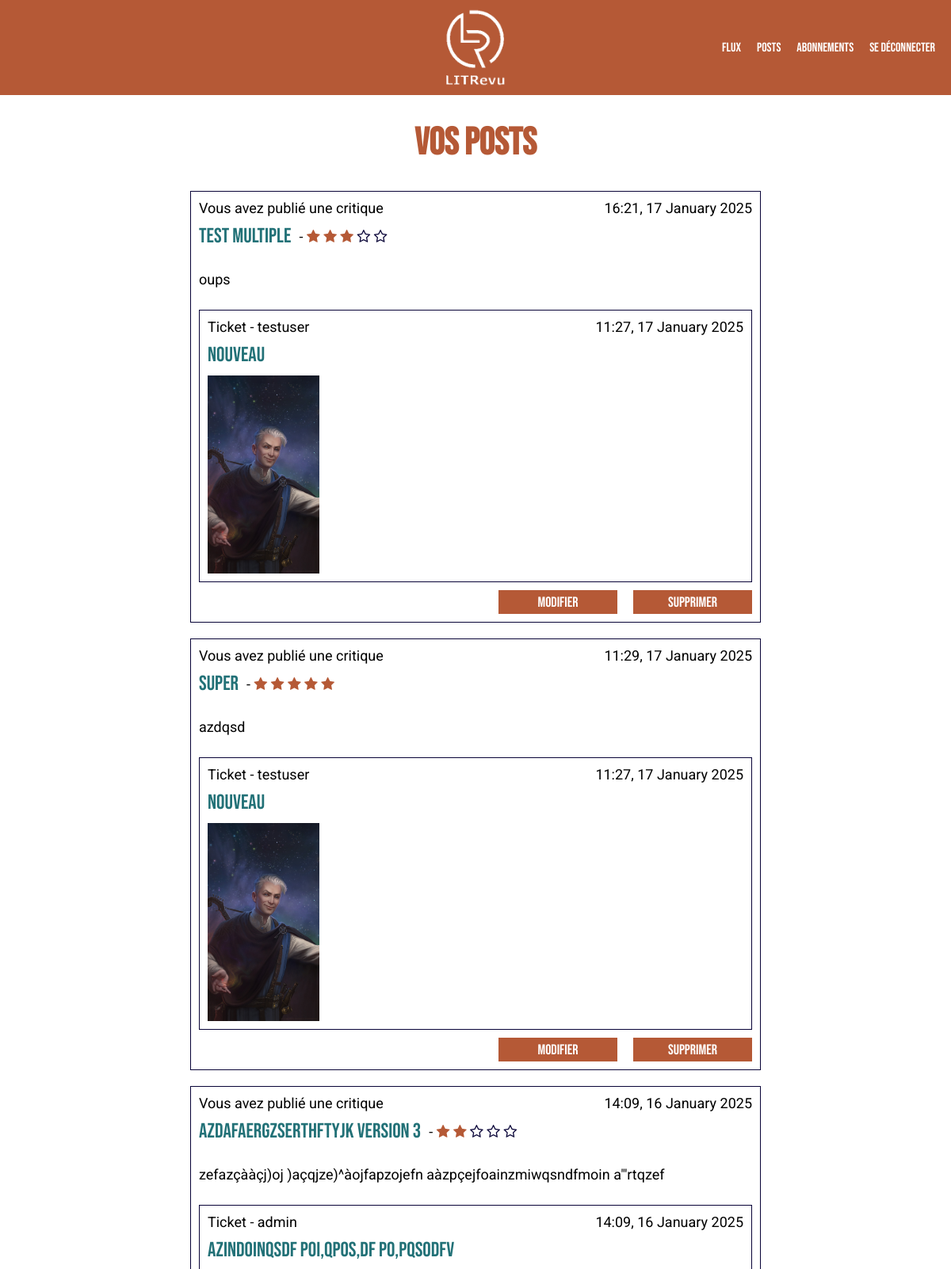
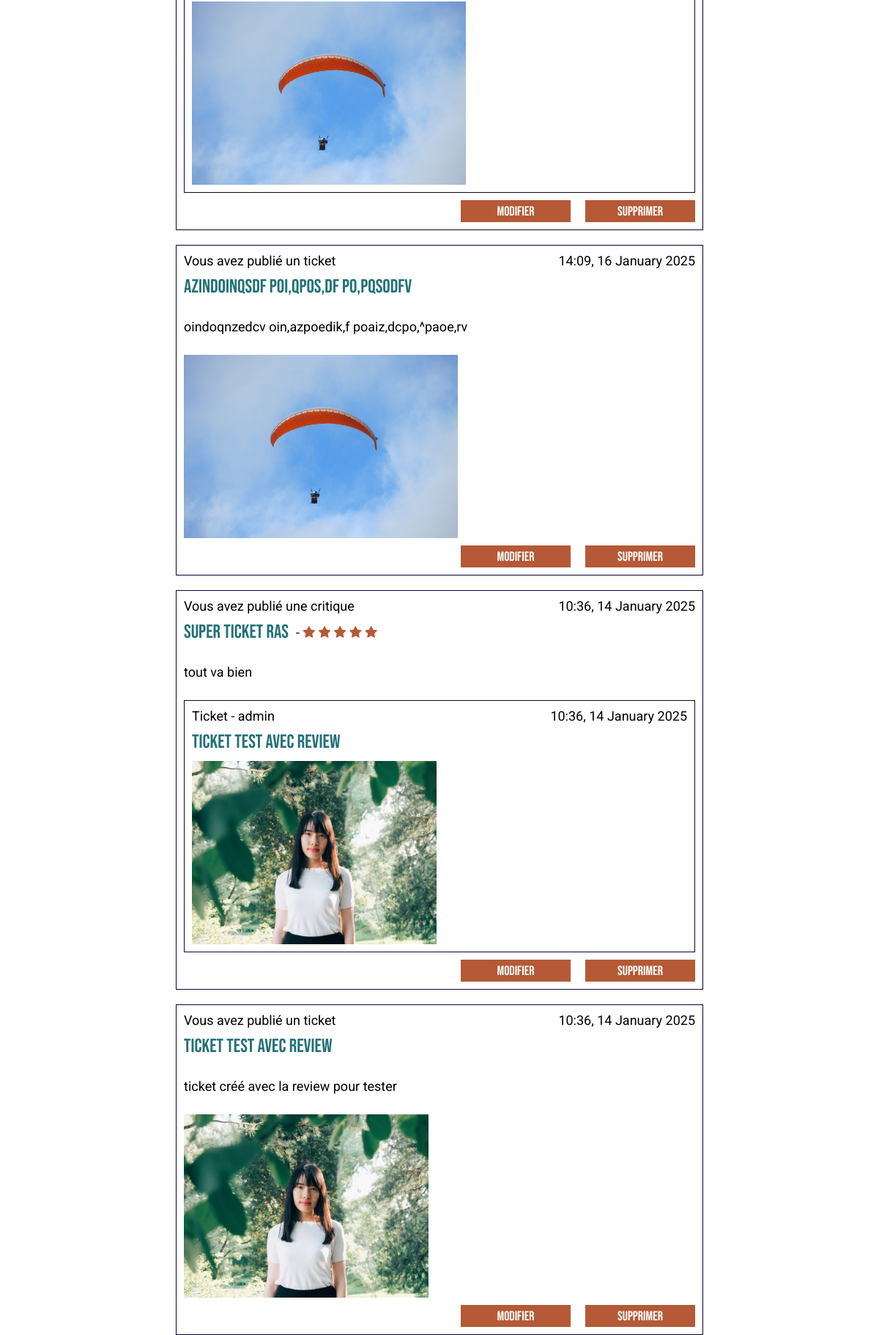
The app's page /my_posts/ (signed in) with its own data (2 pictures, top to bottom).
### reviews/models.py (models this page shows, shortened)
class Review(models.Model):
    ticket = models.ForeignKey(Ticket, on_delete=models.CASCADE)
    rating = models.PositiveSmallIntegerField(
        validators=[MinValueValidator(0), MaxValueValidator(5)], verbose_name="Note"
    )
    user = models.ForeignKey(get_user_model(), on_delete=models.CASCADE)
    headline = models.CharField(max_length=128, verbose_name="Titre")
    body = models.TextField(max_length=8192, blank=True, verbose_name="Commentaire")
    time_created = models.DateTimeField(auto_now_add=True)

class Ticket(models.Model):
    title = models.CharField(max_length=128, verbose_name="Titre")
    description = models.TextField(max_length=2048, blank=True)
    user = models.ForeignKey(get_user_model(), on_delete=models.CASCADE)
    image = models.ImageField(upload_to="images/")
    time_created = models.DateTimeField(auto_now_add=True)

### reviews/views.py (the view)
# urls.py: path("my_posts/", reviews_views.my_posts, name="my_posts"),
@login_required
def my_posts(request):
    user = request.user
    reviews = get_users_viewable_reviews(user, "posts_page")
    reviews = reviews.annotate(content_type=Value("REVIEW", CharField()))
    tickets = get_users_viewable_tickets(user, "posts_page")
    tickets = tickets.annotate(content_type=Value("TICKET", CharField()))
    posts = sorted(chain(reviews, tickets), key=lambda post: post.time_created, reverse=True)
    return render(request, "reviews/my_posts.html", {"user": user, "posts": posts})

### reviews/views.py (called while the page is built)
def get_users_viewable_reviews(user, page):
    user_follows = UserFollows.objects.all().filter(user=user)
    if page == "feed_page":
        try:
            reviews = Review.objects.all().filter(user=user)
            for user_follow in user_follows:
                followed_reviews = Review.objects.all().filter(user=user_follow.followed_user)
                reviews |= followed_reviews
        except ObjectDoesNotExist:
            print("no reviews")
        return reviews
    elif page == "posts_page":
        try:
            reviews = Review.objects.all().filter(user=user)
        except ObjectDoesNotExist:
            print("no reviews")
        return reviews
    else:
        print("Pas de page selectionnée, veuillez réessayer")

def get_users_viewable_tickets(user, page):
    user_follows = UserFollows.objects.all().filter(user=user)
    if page == "feed_page":
        try:
            tickets = Ticket.objects.all().filter(user=user)
            for user_follow in user_follows:
                followed_tickets = Ticket.objects.all().filter(user=user_follow.followed_user)
                tickets |= followed_tickets
        except ObjectDoesNotExist:
            print("no reviews")
        return tickets
    elif page == "posts_page":
        try:
            tickets = Ticket.objects.all().filter(user=user)
        except ObjectDoesNotExist:
            print("no reviews")
        return tickets
    else:
        print("Pas de page selectionnée, veuillez réessayer")

### reviews/templates/reviews/my_posts.html
{% extends 'reviews/base.html' %}
{% block content %}
<h1>Vos posts</h1>
<div class="feed-container">
    <div class="posts-container">
        {% for post in posts %}
            {% if post.content_type == 'TICKET' %}
                {% include 'reviews/display_ticket.html' %}
            {% elif post.content_type == 'REVIEW' %}
                {% include 'reviews/display_review.html' %}
            {% endif %}
        {% endfor %}
    </div>
</div>
{% endblock %}

### reviews/templates/reviews/display_review.html
<div class="review-display">
    <div class="review-header">
        <span>{% if post.user == user %}Vous avez publié une critique {% else %}{{ post.user }} a publié une critique {% endif %}</span>
        <span>{{ post.time_created|date:"H:i, d F Y" }}</span>
    </div>
    <div class="review-title">
    <h3>{{ post.headline }}</h3>
    <span>
        -
        <i class="fa fa-star{%if post.rating < 1 %}-o {% endif %}" aria-hidden="true"></i>
        <i class="fa fa-star{%if post.rating < 2 %}-o {% endif %}" aria-hidden="true"></i>
        <i class="fa fa-star{%if post.rating < 3 %}-o {% endif %}" aria-hidden="true"></i>
        <i class="fa fa-star{%if post.rating < 4 %}-o {% endif %}" aria-hidden="true"></i>
        <i class="fa fa-star{%if post.rating < 5 %}-o {% endif %}" aria-hidden="true"></i>
    </span>
    </div>
    <p class="review-description"> {{ post.body }}</p>
    {% include 'reviews/display_ticket.html' with post=post.ticket origin="review" %}
    {% if post.user == user %}
    <span class="post-buttons">
        <a href="{% url 'review-update' post.id %}" class="button-small">Modifier</a>
        <a href="{% url 'review-delete' post.id %}" class="button-small">Supprimer</a>
    </span>
    {% endif %}
</div>

### reviews/templates/reviews/display_ticket.html
<div class="ticket-display">
    <div class="ticket-header">
        <span>{% if origin == "review" %} Ticket - {{ post.user }} {% elif post.user == user %}Vous avez publié un ticket {% else %}{{ post.user }} a demandé une critique {% endif %}</span>
        <span>{{ post.time_created|date:"H:i, d F Y" }}</span>
    </div>
    <h3>{{ post.title }}</h3>
    {% if origin != "review" %}
        <p class="ticket-description"> {{ post.description }}</p>
    {% endif %}
    <img class="ticket-img" src="{{ post.image.url }}" alt="Image de {{ post.title }}">
    {% if origin == "review" %}
    {% elif post.user == user %}
    <span class="post-buttons">
        <a href="{% url 'ticket-update' post.id %}" class="button-small">Modifier</a>
        <a href="{% url 'ticket-delete' post.id %}" class="button-small">Supprimer</a>
    </span>
    {% else %}
    <span class="post-buttons">
        <a href="{% url 'review-ticket' post.id %}" class="button-small">Créer une critique</a>
    </span>
    {% endif %}
</div>

### reviews/static/reviews/styles.css (style rules this page uses)
:root { --main-font: "Roboto"; --title-font: "Bebas Neue"; --color-1: #b55936; --color-2: #227177; --color-text-dark : #080337; }
body { max-width: 1440px; margin: auto; font-family: var(--main-font); font-size: 18px; }
h1 { font-family: var(--title-font); font-weight: 700; color: var(--color-1); font-size: 48px; text-align: center; }
h3 { font-family: var(--title-font); font-weight: 500; color: var(--color-2); font-size: 26px; margin: 0; }
.button-small { padding: 5px; text-decoration: None; color: white; font-weight: 500; font-size: 18px; font-family: var(--title-font); width: 150px; height: 30px; border: none; background-color: var(--color-1); text-align: center; box-sizing: border-box; cursor: pointer; }
::placeholder { text-align: center; font-family: var(--main-font); font-size: 18px; font-weight: 400; }
.feed-container { margin: auto; display: flex; flex-direction: column; align-items: center; width: 60%; gap: 20px; }
.posts-container { display: flex; flex-direction: column; align-items: center; width: 100%; gap: 20px; }
.ticket-img { height: 250px; object-fit: contain; }
.review-header, .ticket-header { display: flex; justify-content: space-between; width: 100%; }
.review-display, .ticket-display { border: 1px solid var(--color-text-dark); display: flex; flex-direction: column; align-items: flex-start; width: 100%; padding: 10px; gap: 10px; box-sizing: border-box; }
.fa-star { color: var(--color-1); }
.fa-star-o { color: var(--color-text-dark); }
.review-title { display: flex; flex-direction: row; align-items: center; gap: 10px; }
.post-buttons { align-self: flex-end; display: flex; gap: 20px; }

### records on screen
Review: shows "Vous avez publié une critique", time_created "16:21, 17 January 2025", headline "test multiple", rating 3 (drawn), body "oups", user "testuser", time_created "11:27, 17 January 2025", title "nouveau", image (picture), shows "Modifier"
Review: shows "Vous avez publié une critique", time_created "11:29, 17 January 2025", headline "super", rating 5 (drawn), body "azdqsd", user "testuser", time_created "11:27, 17 January 2025", title "nouveau", image (picture), shows "Modifier"
Review: shows "Vous avez publié une critique", time_created "14:09, 16 January 2025", headline "azdafaergzserthftyjk version 3", rating 2 (drawn), body "zefazçààçj)oj )açqjze)^àojfapzojefn aàzpçejfoainzmiwqsndfmoin a\"'rtqzef", user "admin", title "azindoinqsdf poi,qpos,df po,pqsodfv", image (picture), shows "Modifier"
Ticket: shows "Vous avez publié un ticket", time_created "14:09, 16 January 2025", title "azindoinqsdf poi,qpos,df po,pqsodfv", description "oindoqnzedcv oin,azpoedik,f poaiz,dcpo,^paoe,rv", image (picture), shows "Modifier"
Review: shows "Vous avez publié une critique", time_created "10:36, 14 January 2025", headline "super ticket RAS", rating 5 (drawn), body "tout va bien", user "admin", title "ticket test avec review", image (picture), shows "Modifier"
Ticket: shows "Vous avez publié un ticket", time_created "10:36, 14 January 2025", title "ticket test avec review", description "ticket créé avec la review pour tester", image (picture), shows "Modifier"
